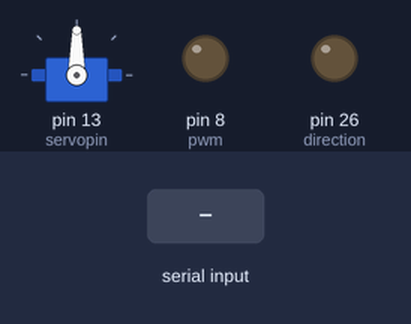
The program below on a simulated Arduino Mega 2560, built with avr-gcc and run on an emulated ATmega2560. Parts: servo, output pins drawn as LEDs (lit = HIGH). Inputs (shaded band) come from the test bench. What the program prints to the serial monitor is not drawn.

Above: at 0.1 s.
At 1.2 s:
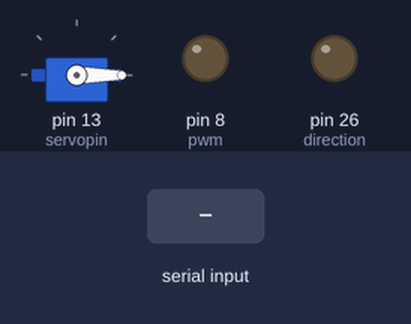
1.3 s: "90,45\n" received over Serial
3.5 s: "2\n" received over Serial
Timing chart, 0 to 6.5 s (numbered marks = the images above; inputs shaded):
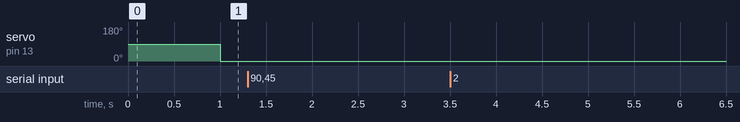

Measured:
- after the input at 1.3 s, every drawn part: stays the same
- after the input at 3.5 s, every drawn part: stays the same

The program:

main.cpp
```cpp
#include <Arduino.h>
#include "MPU9250.h"
#include <math.h>
#include <Wire.h>
#include <DHT.h>
#include <Adafruit_Sensor.h>
#include <DHT_U.h>
#include <Servo.h>
#include <ArduinoJson.h>
#include <string>

int sensor_values[5];
// String commands = {"air":sensor_values[0],"soil":sensor_values[1],"heading":sensor_values[2],"speed":sensor_values[3],"angle":sensor_values[4]}

// define keycode for LCD push button
#define None 0
#define Select 1
#define Left 2
#define Up 3
#define Down 4
#define Right 5
#define DHTPIN 28
#define pin_for_moisture_sensor A1
#define DHTTYPE DHT11
#define servopin 13

int pwm = 8;
int direction = 26;
// int speed = 128;
MPU9250 IMU(Wire, 0x68);
DHT_Unified dht(DHTPIN, DHTTYPE);
Servo myservo;
DynamicJsonDocument doc(1024);

struct magValues
{
  float x = 0;
  float y = 0;
};

struct dhtValues
{
  int temp = 0;
  int humidity = 0;
};

magValues GetMagValues()
{
  magValues magxy;
  magxy.x = IMU.getMagX_uT();
  magxy.y = IMU.getMagY_uT();
  return magxy;
}

int GetHeading(magValues magxy)
{
  magxy.x = round(magxy.x);
  magxy.y = round(magxy.y);
  float heading = atan2(magxy.y, magxy.x) * (180 / 3.14);
  if (heading < 0)
  {
    heading += 360;
  }
  return round(heading);
}
int GetMoisturePercent(int moisture_value)
{
  // do some conversions to percent
  return 0;
}

dhtValues GetDhtValues()
{
  dhtValues dht_value;
  sensors_event_t event;
  dht.temperature().getEvent(&event);
  // if (isnan(event.temperature)) {
  //   Serial.println(F("Error reading temperature!"));
  // }
  // else {
  dht_value.temp = event.temperature;
  if (dht_value.temp > 0)
  {
    Serial.print(F("Temperature: "));
    Serial.print(dht_value.temp);
    Serial.println(F("°C"));
  }
  // }
  // Get humidity event and print its value.
  dht.humidity().getEvent(&event);
  // if (isnan(event.relative_humidity)) {
  //   Serial.println(F("Error reading humidity!"));
  // }
  // else {
  dht_value.humidity = event.relative_humidity;
  if (dht_value.humidity < 100)
  {
    Serial.print(F("Humidity: "));
    Serial.print(dht_value.humidity);
    Serial.println(F("%"));
  }
  // }
  return dht_value;
}

void Move(int rdirection, int speed)
{
  if (rdirection == 2)
  {
    digitalWrite(direction, HIGH);
    delay(50);
    analogWrite(pwm, speed);
  }
  else if (rdirection == 1)
  {
    digitalWrite(direction, LOW);
    delay(50);
    analogWrite(pwm, speed);
  }
  else
  {
    analogWrite(pwm, 0);
  }
}

void setup()
{
  pinMode(pwm, OUTPUT);
  pinMode(direction, OUTPUT);
  // pinMode(pin_for_moisture_sensor, INPUT);
  // sensor_t sensor;
  // dht.temperature().getSensor(&sensor);
  // dht.humidity().getSensor(&sensor);
  myservo.attach(servopin);
  // IMU.begin();
  // IMU.setDlpfBandwidth(MPU9250::DLPF_BANDWIDTH_20HZ);
  // IMU.setSrd(19);
  Serial.begin(38400);
}
void loop()
{
  // int heading = 0;
  // int moisture = 0;
  int dir = 0;
  int speed = 0;
  int steer_angle = 0;
  // int moisture_percentage = 0;
  //  sensors_event_t event;
  // dhtValues dht_values;
  // magValues mag_values;
  // IMU.readSensor();
  if (Serial.available() > 0)
  {
    String data = Serial.readStringUntil('\n');
    Serial.print("You sent me: ");
    Serial.println(data);
    const char *kResponseBodyFormat = "{\"speed\":%d,\"angle\":%d,\"dir\":%d}";
    int actual_arguments = sscanf(
        data.c_str(), kResponseBodyFormat,
        &speed, &steer_angle, &dir);
    Serial.print(speed);
  }
  // Serial.print("Hello There!!!");
  delay(1000);
  Move(dir, speed); // pass in 0 for stopping, 1 for forward, and 2 for backwards
  myservo.write(steer_angle);
  // heading = GetHeading(GetMagValues()); // heading has the heading from the magnometer
  // moisture = analogRead(pin_for_moisture_sensor); //will read the raw data for moisture
  // moisture_percentage = GetMoisturePercent(moisture); //will convert raw data of moisture to percent
  // dht_values = GetDhtValues(); not working
  // Serial.print(heading);
}
```
